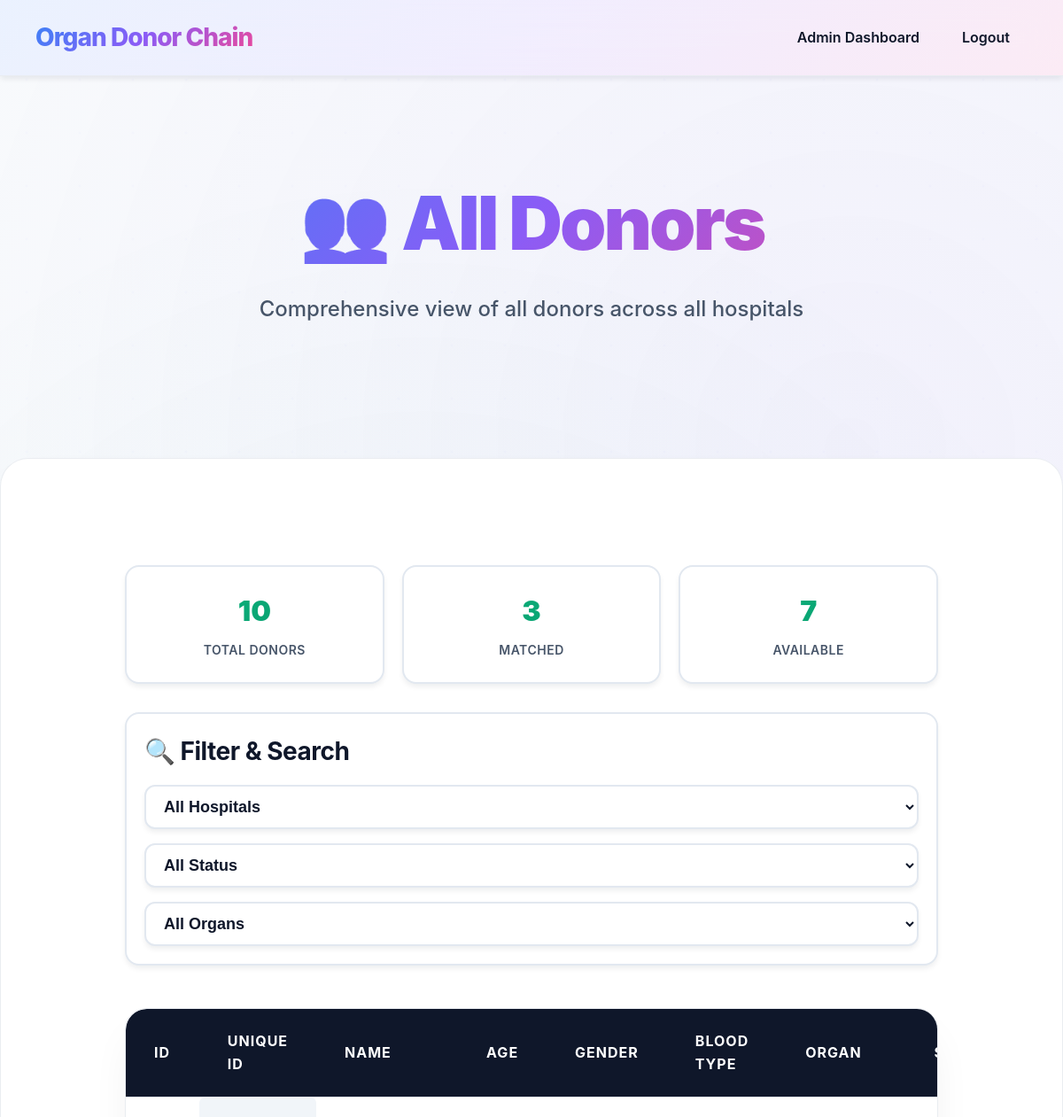
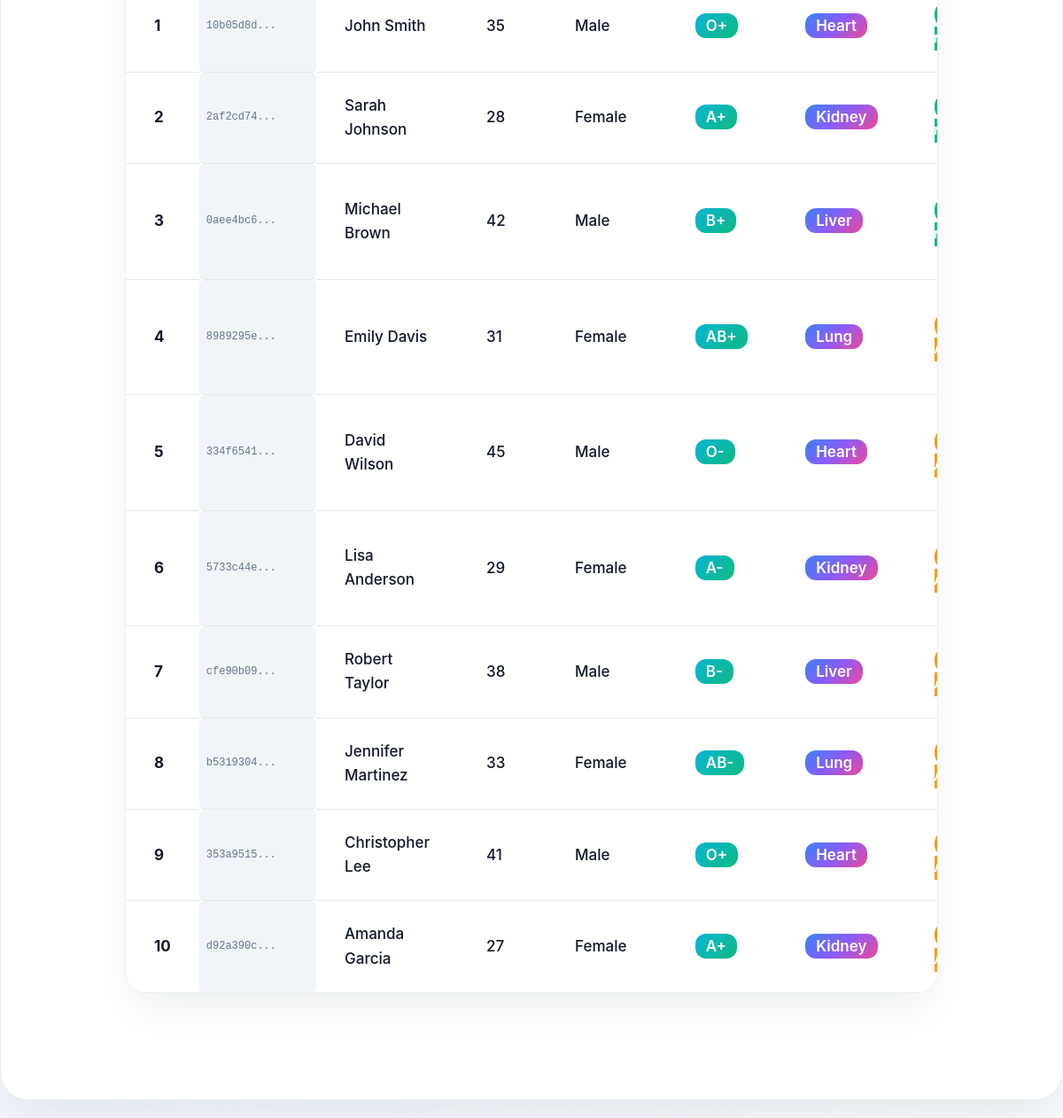
/admin_donors (signed in), run on an earlier commit of the app's database (2 pictures, top to bottom).
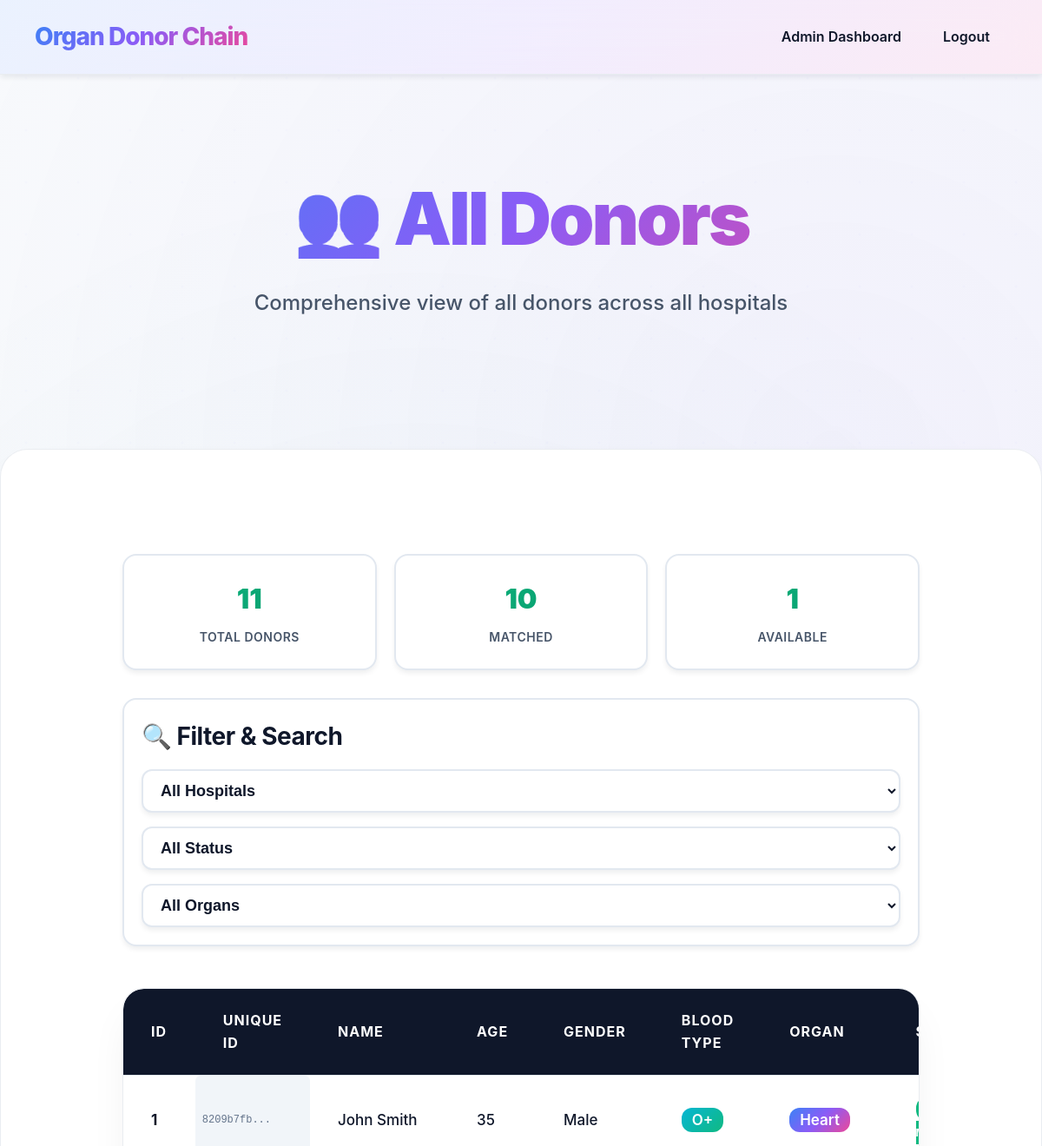
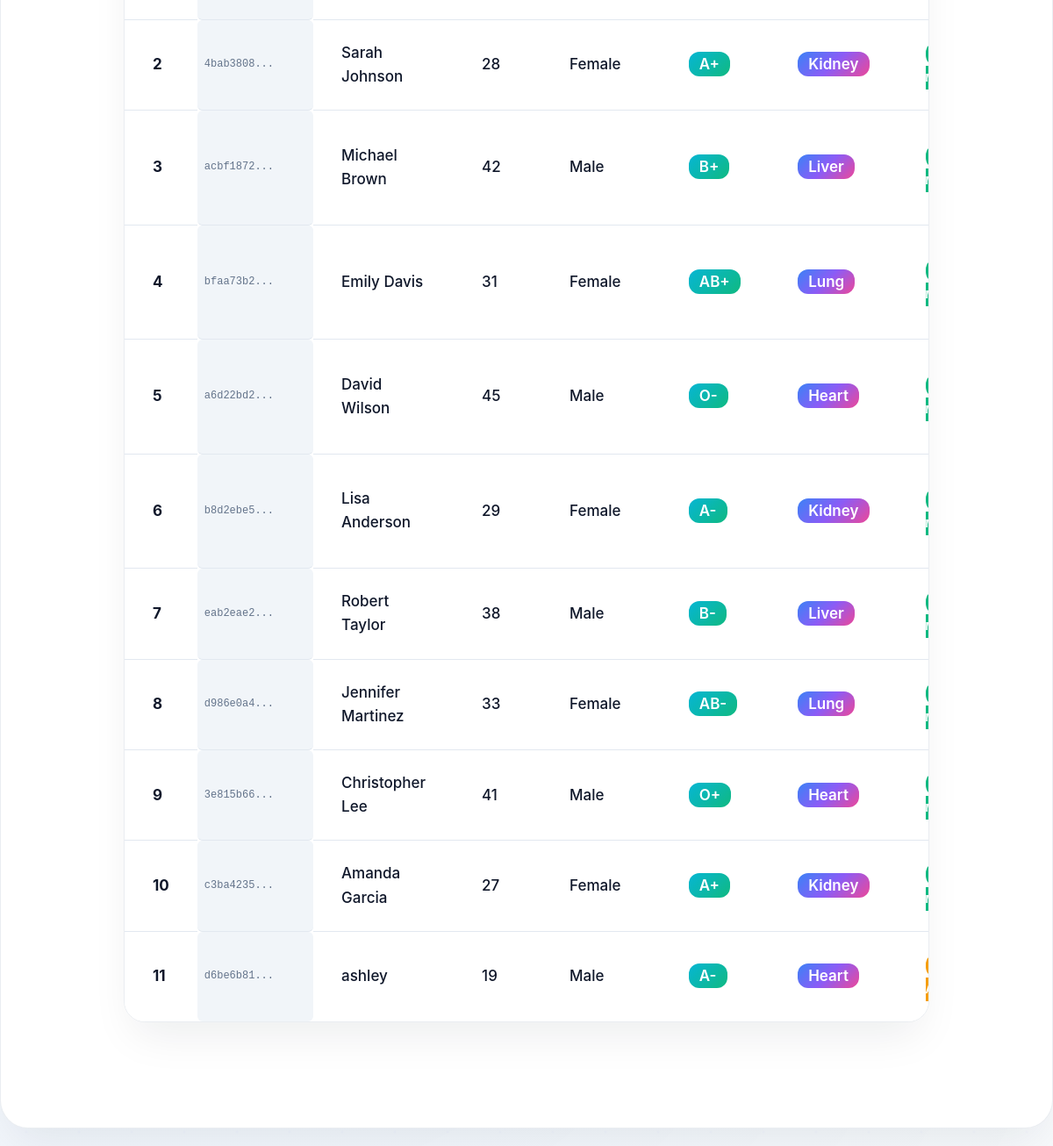
And on a later commit of the database (2 pictures, top to bottom).
### tables this page shows
CREATE TABLE donor (
        id INTEGER PRIMARY KEY AUTOINCREMENT,
        unique_id TEXT UNIQUE,
        hospital_id INTEGER,
        name TEXT,
        age INTEGER,
        gender TEXT,
        blood_type TEXT,
        organ TEXT,
        status TEXT DEFAULT 'Not Matched',
        registration_date TEXT DEFAULT CURRENT_TIMESTAMP,
        FOREIGN KEY (hospital_id) REFERENCES hospital(id)
    );

### server/app.py (the view)
@app.route('/admin_donors')
def admin_donors():
    if 'admin' not in session:
        return redirect('/login')
    conn = sqlite3.connect(DB)
    c = conn.cursor()
    try:
        c.execute('''
            SELECT d.id, d.unique_id, d.name, d.age, d.gender, d.blood_type, d.organ, d.status, d.registration_date, h.name as hospital_name
            FROM donor d
            JOIN hospital h ON d.hospital_id = h.id
            ORDER BY d.registration_date ASC
        ''')
        donors = c.fetchall()
    except sqlite3.OperationalError:
        c.execute('''
            SELECT d.id, d.name, d.age, d.gender, d.blood_type, d.organ, d.status, h.name as hospital_name
            FROM donor d
            JOIN hospital h ON d.hospital_id = h.id
            ORDER BY d.id ASC
        ''')
        old_donors = c.fetchall()
        donors = [(d[0], 'N/A', d[1], d[2], d[3], d[4], d[5], d[6], 'N/A', d[7]) for d in old_donors]
    conn.close()
    return render_template('admin_donors.html', donors=donors)

### client/templates/admin_donors.html (shortened to what this page needs)
<!DOCTYPE html>
<html>
<head>
    <link rel="stylesheet" href="../static/style.css">
</head>
<body>
<nav class="navbar">
    <div class="nav-container">
        <a class="brand" href="/login">Organ Donor Chain</a>
        <ul class="nav-links">
            <li><a href="/manage_hospitals">Admin Dashboard</a></li>
            <li><a href="/logout">Logout</a></li>
        </ul>
    </div>
</nav>
<section class="hero">
    <div class="hero-inner">
        <h1>👥 All Donors</h1>
        <p>Comprehensive view of all donors across all hospitals</p>
    </div>
</section>
<div class="container container-wide">
    <div class="stats-header">
        <div class="stat-card">
            <div class="stat-number">{{ donors|length }}</div>
            <div class="stat-label">Total Donors</div>
        </div>
        <div class="stat-card">
            <div class="stat-number">{{ donors|selectattr('7', 'equalto', 'Matched')|list|length }}</div>
            <div class="stat-label">Matched</div>
        </div>
        <div class="stat-card">
            <div class="stat-number">{{ donors|selectattr('7', 'equalto', 'Not Matched')|list|length }}</div>
            <div class="stat-label">Available</div>
        </div>
    </div>
    <div class="hospital-filter">
        <h3 style="margin: 0 0 16px 0; color: var(--text-primary);">🔍 Filter & Search</h3>
        <div class="filter-controls">
            <select class="filter-select" id="hospitalFilter" onchange="filterByHospital()">
                <option value="">All Hospitals</option>
            </select>
            <select class="filter-select" id="statusFilter" onchange="filterByStatus()">
                <option value="">All Status</option>
            </select>
            <select class="filter-select" id="organFilter" onchange="filterByOrgan()">
                <option value="">All Organs</option>
            </select>
        </div>
    </div>
    <div class="table-container">
        <table id="donorsTable">
            <thead>
                <tr>
                    <th>ID</th>
                    <th>Unique ID</th>
                    <th>Name</th>
                    <th>Age</th>
                    <th>Gender</th>
                    <th>Blood Type</th>
                    <th>Organ</th>
                    <th>Status</th>
                </tr>
            </thead>
            <tbody>
                {% for donor in donors %}
                <tr data-hospital="{{ donor[9] }}" data-status="{{ donor[7] }}" data-organ="{{ donor[6] }}">
                    <td><strong>{{ donor[0] }}</strong></td>
                    <td class="unique-id-cell">{{ donor[1][:8] }}...</td>
                    <td>{{ donor[2] }}</td>
                    <td>{{ donor[3] }}</td>
                    <td>{{ donor[4] }}</td>
                    <td><span style="background: var(--secondary-gradient); color: white; padding: 4px 12px; border-radius: 12px; font-weight: 600;">{{ donor[5] }}</span></td>
                    <td><span style="background: var(--primary-gradient); color: white; padding: 4px 12px; border-radius: 12px; font-weight: 600;">{{ donor[6] }}</span></td>
                    <td>
                        {% if donor[7] == 'Matched' %}
                        <span class="status-badge status-matched">✅ Matched</span>
                        {% else %}
                        <span class="status-badge status-not-matched">⏳ Available</span>
                        {% endif %}
                    </td>
                </tr>
                {% endfor %}
            </tbody>
        </table>
    </div>
</div>
</body>
</html>

### client/templates/admin_donors.html (style rules this page uses)
.stats-header { display: grid; grid-template-columns: repeat(auto-fit, minmax(200px, 1fr)); gap: 20px; margin-bottom: 32px; }
.stat-card { background: var(--bg-primary); border: 2px solid var(--border-color); border-radius: 16px; padding: 24px; text-align: center; box-shadow: var(--shadow-soft); }
.stat-number { font-size: 32px; font-weight: 900; background: linear-gradient(135deg, #10b981 0%, #059669 100%); -webkit-background-clip: text; -webkit-text-fill-color: transparent; background-clip: text; margin-bottom: 8px; }
.stat-label { font-size: 14px; font-weight: 600; color: var(--text-secondary); text-transform: uppercase; letter-spacing: 0.5px; }
.hospital-filter { background: var(--bg-primary); border: 2px solid var(--border-color); border-radius: 16px; padding: 20px; margin-bottom: 24px; box-shadow: var(--shadow-soft); }
.filter-controls { display: flex; gap: 16px; align-items: center; flex-wrap: wrap; }
.filter-select { padding: 12px 16px; border: 2px solid var(--border-color); border-radius: 12px; background: var(--bg-primary); color: var(--text-primary); font-weight: 600; min-width: 200px; }
.status-badge { padding: 6px 12px; border-radius: 12px; font-size: 12px; font-weight: 700; text-transform: uppercase; letter-spacing: 0.5px; }
.status-matched { background: #10b981; color: white; }
.status-not-matched { background: #f59e0b; color: white; }
.unique-id-cell { font-family: 'Courier New', monospace; font-size: 12px; background: var(--bg-tertiary); padding: 4px 8px; border-radius: 6px; color: var(--text-muted); }

What changed in the data, as far as the page shows it:
changed donor "John Smith": donor "10b05d8d" → "8209b7fb"
changed donor "Sarah Johnson": donor "2af2cd74" → "4bab3808"
changed donor "Michael Brown": donor "0aee4bc6" → "acbf1872"
changed donor "Emily Davis": donor "8989295e" → "bfaa73b2"; status "Not Matched" → "Matched" (drawn)
changed donor "David Wilson": donor "334f6541" → "a6d22bd2"; status "Not Matched" → "Matched" (drawn)
changed donor "Lisa Anderson": donor "5733c44e" → "b8d2ebe5"; status "Not Matched" → "Matched" (drawn)
changed donor "Robert Taylor": donor "cfe90b09" → "eab2eae2"; status "Not Matched" → "Matched" (drawn)
changed donor "Jennifer Martinez": donor "b5319304" → "d986e0a4"; status "Not Matched" → "Matched" (drawn)
changed donor "Christopher Lee": donor "353a9515" → "3e815b66"; status "Not Matched" → "Matched" (drawn)
changed donor "Amanda Garcia": donor "d92a390c" → "c3ba4235"; status "Not Matched" → "Matched" (drawn)
added donor: id "11", donor "d6be6b81", name "ashley", age "19", gender "Male", blood_type "A-", organ "Heart"
Also different on the page:
{{ donors|length }}: "10" → "11"
{{ donors|selectattr('7', 'equalto', 'Matched')|list|length }}: "3" → "10"
{{ donors|selectattr('7', 'equalto', 'Not Matched')|list|length }}: "7" → "1"
